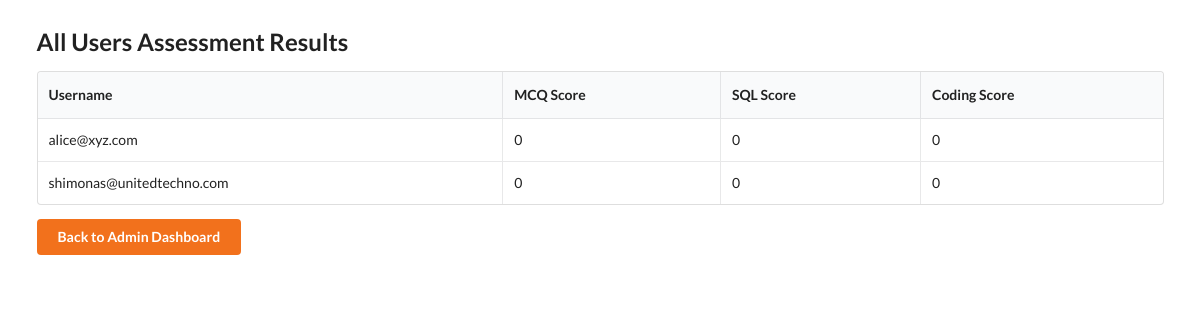
The app's page /admin_results (signed in), older data.
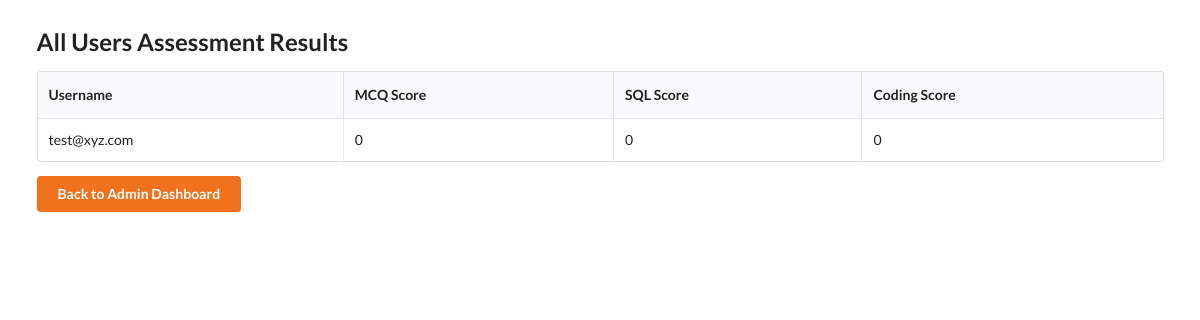
The same page, newer data.
### tables this page shows
CREATE TABLE progress(
        id INTEGER PRIMARY KEY AUTOINCREMENT,
        user_id INTEGER,
        assessment_type TEXT,
        attempts INTEGER DEFAULT 0,
        completed INTEGER DEFAULT 0,
        score INTEGER DEFAULT 0,
        UNIQUE(user_id,assessment_type)
    );

CREATE TABLE users(
        id INTEGER PRIMARY KEY AUTOINCREMENT,
        username TEXT UNIQUE,
        password TEXT,
        role TEXT DEFAULT 'user'
    );

### app.py (the view)
@app.route('/admin_results')
def admin_results():
    if 'username' not in session or session.get('role') != 'admin':
        return redirect(url_for('login'))
    conn = get_db_connection()
    cur = conn.cursor()
    cur.execute("""
        SELECT u.username, p.assessment_type, p.score, p.attempts, p.completed
        FROM users u
        LEFT JOIN progress p ON u.id = p.user_id
        WHERE u.role='user'
        ORDER BY u.username
    """)
    rows = cur.fetchall()
    conn.close()
    results = {}
    for row in rows:
        username = row['username']
        if username not in results:
            results[username] = {}
        results[username][row['assessment_type']] = {
            "score": row['score'],
            "attempts": row['attempts'],
            "completed": row['completed']
        }
    return render_template('admin_results.html', results=results)

### app.py (called while the page is built)
def get_db_connection():
    conn = sqlite3.connect(DB_FILE)
    conn.row_factory = sqlite3.Row
    return conn

### templates/admin_results.html (shortened to what this page needs)
<!DOCTYPE html>
<html lang="en">
<head>
    <link rel="stylesheet" href="https://cdnjs.cloudflare.com/ajax/libs/semantic-ui/2.4.1/semantic.min.css">
</head>
<body>
<div class="ui container" style="margin-top:30px;">
    <h2 class="ui header">All Users Assessment Results</h2>
    <table class="ui celled table">
        <thead>
            <tr>
                <th>Username</th>
                <th>MCQ Score</th>
                <th>SQL Score</th>
                <th>Coding Score</th>
            </tr>
        </thead>
        <tbody>
            {% for username, data in results.items() %}
            <tr>
                <td>{{ username }}</td>
                <td>{{ data.get('mcq', {}).get('score', 0) }}</td>
                <td>{{ data.get('sql', {}).get('score', 0) }}</td>
                <td>{{ data.get('coding', {}).get('score', 0) }}</td>
            </tr>
            {% endfor %}
        </tbody>
    </table>
    <a class="ui button orange" href="{{ url_for('admin_dashboard') }}">Back to Admin Dashboard</a>
</div>
</body>
</html>

Row changes from the older to the newer data that the page shows:
removed progress: username "alice@xyz.com", get "0"
removed progress: username "shimonas@unitedtechno.com", get "0"
added users: username "test@xyz.com", get "0"
